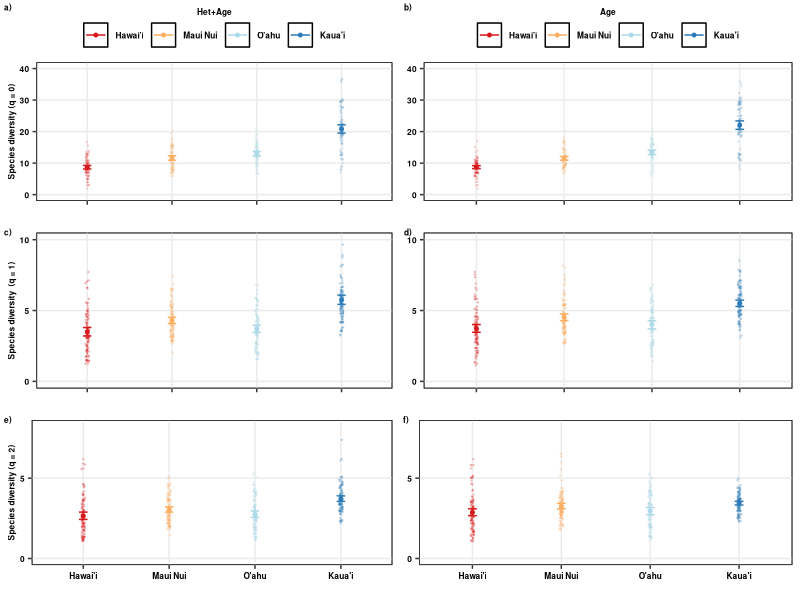

Write the R code that produced this figure.
#############
# Hill N ####
#############
###############
# All natives #
# 5 plots #####
###############

require(tidyr)
require(dplyr)
require(ggplot2)
require(grid)
require(reshape2)
library(rms)

##########
# data  ##
##########

HillN_2<-read.csv("Cleaned_Data/Scen2_Natives_5plots_HillN.csv")
HillN_3<-read.csv("Cleaned_Data/Scen3_Natives_5plots_HillN.csv")

#############
# organize  #
#############

HillN_2$Scenario<-"II"
HillN_3$Scenario<-"III"

HillNN<-rbind.data.frame(HillN_2, HillN_3)

HillNN$geo_entity2<-as.character(HillNN$geo_entity2)
HillNN$geo_entity2<-ifelse(HillNN$geo_entity2=="O'ahu Island (incl. Mokoli'i Islet)","O'ahu",HillNN$geo_entity2)
HillNN$geo_entity2<-ifelse(HillNN$geo_entity2=="O'ahu Island","O'ahu",HillNN$geo_entity2)
HillNN$geo_entity2<-ifelse(HillNN$geo_entity2=="Hawai'i Island","Hawai'i",HillNN$geo_entity2)
HillNN$geo_entity2<-ifelse(HillNN$geo_entity2=="Kaua'i Island","Kaua'i",HillNN$geo_entity2)

HillNN$geo_entity2<-as.factor(HillNN$geo_entity2)
HillNN$geo_entity2<-factor(HillNN$geo_entity2,levels=c("Hawai'i","Maui Nui","O'ahu","Kaua'i"))

HillNN$order<-as.factor(HillNN$order)

HillNN$geo_order<-paste(HillNN$geo_entity2,HillNN$order,sep="_")

HillNN$geo_order<-factor(HillNN$geo_order,levels=c("Hawai'i_0","Hawai'i_1","Hawai'i_2","Maui Nui_0","Maui Nui_1","Maui Nui_2",
                                                   "O'ahu_0","O'ahu_1","O'ahu_2","Kaua'i_0","Kaua'i_1","Kaua'i_2"))

############################################
# summarize data                           #
############################################

HillNN_minus<- HillNN %>%
  group_by(geo_entity2,Scenario, order) %>%
  do(data.frame(rbind(smean.cl.boot(.$qD, B=1000))))

colnames(HillNN_minus)[4]<-"qD"
colnames(HillNN_minus)[5]<-"qD.LCL"
colnames(HillNN_minus)[6]<-"qD.UCL"

HillNN_f<-rbind.data.frame(HillNN_minus)

HillNN_f$geo_order<-paste(HillNN_f$geo_entity2,HillNN_f$order,sep="_")

HillNN_f$geo_order<-as.factor(HillNN_f$geo_order)

HillNN_f$geo_order<-factor(HillNN_f$geo_order,levels=c("Hawai'i_0","Hawai'i_1","Hawai'i_2","Maui Nui_0","Maui Nui_1","Maui Nui_2",
                                                       "O'ahu_0","O'ahu_1","O'ahu_2","Kaua'i_0","Kaua'i_1","Kaua'i_2"))

HillNN_f$geo_entity2<-factor(HillNN_f$geo_entity2,levels=c("Hawai'i","Maui Nui","O'ahu","Kaua'i"))

HillNN_f<-ungroup(HillNN_f)

##############################
# order x island x scenario  #
##############################

HillNN_f$Scenario<-as.character(HillNN_f$Scenario)
HillNN_f$Scenario<-ifelse(HillNN_f$Scenario=="II","Het+Age",HillNN_f$Scenario)
HillNN_f$Scenario<-ifelse(HillNN_f$Scenario=="III","Age",HillNN_f$Scenario)
HillNN_f$Scenario<-as.factor(HillNN_f$Scenario)

HillNN_f$Scenario<-factor(HillNN_f$Scenario,levels=c("Het+Age","Age"))

HillNN_f<- HillNN_f%>%
  unite( "Scen_Order", c("Scenario","order"),remove=FALSE)

HillNN$Scenario<-as.character(HillNN$Scenario)
HillNN$Scenario<-ifelse(HillNN$Scenario=="II","Het+Age",HillNN$Scenario)
HillNN$Scenario<-ifelse(HillNN$Scenario=="III","Age",HillNN$Scenario)
HillNN$Scenario<-as.factor(HillNN$Scenario)

HillNN$Scenario<-factor(HillNN$Scenario,levels=c("Het+Age","Age"))

HillNN<- HillNN%>%
  unite( "Scen_Order", c("Scenario","order"),remove=FALSE)

# Scen2 + order 0

H_Sc2_Or0<-filter(HillNN, Scen_Order=="Het+Age_0")

H_f_Sc2_Or0<-filter(HillNN_f, Scen_Order=="Het+Age_0")

Hill_Sc2_Or0<-ggplot(H_Sc2_Or0, aes(x=geo_entity2,y=qD,group=geo_entity2,color=geo_entity2))+
  geom_point(data=H_Sc2_Or0, aes(x=geo_entity2,y=qD,color=geo_entity2),position = position_jitter(w = 0.02, h = 0),size=0.25,alpha=0.1)+
  
  geom_point(data=H_f_Sc2_Or0, aes(x=geo_entity2,y=qD,group=geo_entity2, colour=geo_entity2),size=1)+
  geom_errorbar(data=H_f_Sc2_Or0,aes(ymin=qD.LCL,ymax=qD.UCL,group=geo_entity2, colour=geo_entity2),width=0.1)+
  
  #scale_color_d3(palette="category20c")+
  scale_colour_manual(values=c("#d7191c","#fdae61","#abd9e9","#2c7bb6"))+
  scale_y_continuous(limits=c(0, 40),breaks=c(0,10,20,30,40),labels=c("0","10","20","30","40"))+
  # scale_shape_manual(values=c(17,15,16))+
  #facet_grid(order~Scenario,scales="free_y")+
  labs(x="",y="Species diversity (q = 0)")+
  guides(colour=guide_legend(title="Het+Age",title.position = "top", hjust=0.5))+
  theme_bw()+theme(plot.title = element_text(colour="black",face="bold",size=7,hjust=0.5,vjust=0),
                   axis.title.x=element_text(colour="black",face="bold",size=6),
                   axis.title.y=element_text(colour="black",face="bold",size=6),
                   axis.text.x=element_blank(),
                   axis.text.y=element_text(colour=c("black"),face="bold",size=6),
                   strip.background = element_rect(fill="transparent",colour="black"),
                   strip.text=element_text(face="bold",size=6),
                   legend.text=element_text(colour=c("black"),face="bold",size=6),
                   legend.title = element_text(colour=c("black"),face="bold",size=6),
                   legend.title.align = 0.5,
                   legend.margin=margin(t=0.00, r=0, b=0, l=0, unit="cm"),
                   legend.position=c("top"),
                   #legend.margin =margin(t=0, r=0, b=0, l=0, unit="cm"),
                   panel.background =element_rect(fill="transparent",colour="black"),panel.grid.minor=element_blank())

# Scen3 + order 0

H_Sc3_Or0<-filter(HillNN, Scen_Order=="Age_0")

H_f_Sc3_Or0<-filter(HillNN_f, Scen_Order=="Age_0")

Hill_Sc3_Or0<-ggplot(H_Sc3_Or0, aes(x=geo_entity2,y=qD,group=geo_entity2,color=geo_entity2))+
  geom_point(data=H_Sc3_Or0, aes(x=geo_entity2,y=qD,color=geo_entity2),position = position_jitter(w = 0.02, h = 0),size=0.25,alpha=0.1)+
  
  geom_point(data=H_f_Sc3_Or0, aes(x=geo_entity2,y=qD,group=geo_entity2, colour=geo_entity2),size=1)+
  geom_errorbar(data=H_f_Sc3_Or0,aes(ymin=qD.LCL,ymax=qD.UCL,group=geo_entity2, colour=geo_entity2),width=0.1)+
  
  #scale_color_d3(palette="category20c")+
  scale_colour_manual(values=c("#d7191c","#fdae61","#abd9e9","#2c7bb6"))+
  scale_y_continuous(limits=c(0, 40),breaks=c(0,10,20,30,40),labels=c("0","10","20","30","40"))+
  # scale_shape_manual(values=c(17,15,16))+
  #facet_grid(order~Scenario,scales="free_y")+
  labs(x="",y="Species diversity")+
  guides(colour=guide_legend(title="Age",title.position = "top", hjust=0.5))+
  theme_bw()+theme(plot.title = element_text(colour="black",face="bold",size=7,hjust=0.5,vjust=0),
                   axis.title.x=element_text(colour="black",face="bold",size=6),
                   axis.title.y=element_blank(),
                   axis.text.x=element_blank(),
                   axis.text.y=element_text(colour=c("black"),face="bold",size=6),
                   strip.background = element_rect(fill="transparent",colour="black"),
                   strip.text=element_text(face="bold",size=6),
                   legend.text=element_text(colour=c("black"),face="bold",size=6),
                   legend.title = element_text(colour=c("black"),face="bold",size=6),
                   legend.title.align = 0.5,
                   legend.margin=margin(t=0.00, r=0, b=0, l=0, unit="cm"),
                   legend.position=c("top"),
                   #legend.margin =margin(t=0, r=0, b=0, l=0, unit="cm"),
                   panel.background =element_rect(fill="transparent",colour="black"),panel.grid.minor=element_blank())

# Scen2 + order 1

H_Sc2_Or1<-filter(HillNN, Scen_Order=="Het+Age_1")

H_f_Sc2_Or1<-filter(HillNN_f, Scen_Order=="Het+Age_1")

Hill_Sc2_Or1<-ggplot(H_Sc2_Or1, aes(x=geo_entity2,y=qD,group=geo_entity2,color=geo_entity2))+
  geom_point(data=H_Sc2_Or1, aes(x=geo_entity2,y=qD,color=geo_entity2),position = position_jitter(w = 0.02, h = 0),size=0.25,alpha=0.2)+
  
  geom_point(data=H_f_Sc2_Or1, aes(x=geo_entity2,y=qD,group=geo_entity2, colour=geo_entity2),size=1)+
  geom_errorbar(data=H_f_Sc2_Or1,aes(ymin=qD.LCL,ymax=qD.UCL,group=geo_entity2, colour=geo_entity2),width=0.1)+
  
  #scale_color_d3(palette="category20c")+
  scale_colour_manual(values=c("#d7191c","#fdae61","#abd9e9","#2c7bb6"))+
  scale_y_continuous(limits=c(0, 10),breaks=c(0,5,10),labels=c("0","5","10"))+
  # scale_shape_manual(values=c(17,15,16))+
  #facet_grid(order~Scenario,scales="free_y")+
  labs(x="",y="Species diversity  (q = 1)")+
  guides(colour=guide_legend(title="",title.position = "top", hjust=0.5))+
  theme_bw()+theme(axis.title.x=element_text(colour="black",face="bold",size=6),
                   axis.title.y=element_text(colour="black",face="bold",size=6),
                   axis.text.x=element_blank(),
                   axis.text.y=element_text(colour=c("black"),face="bold",size=6),
                   strip.background = element_rect(fill="transparent",colour="black"),
                   strip.text=element_text(face="bold",size=6),
                   legend.text=element_text(colour=c("black"),face="bold",size=6),
                   legend.title = element_text(colour=c("black"),face="bold",size=6),
                   legend.title.align = 0.5,
                   legend.margin=margin(t=0.05, r=0, b=0, l=0, unit="cm"),
                   legend.position=c("none"),
                   #legend.margin =margin(t=0, r=0, b=0, l=0, unit="cm"),
                   panel.background =element_rect(fill="transparent",colour="black"),panel.grid.minor=element_blank())

# Scen3 + order 1

H_Sc3_Or1<-filter(HillNN, Scen_Order=="Age_1")

H_f_Sc3_Or1<-filter(HillNN_f, Scen_Order=="Age_1")

Hill_Sc3_Or1<-ggplot(H_Sc3_Or1, aes(x=geo_entity2,y=qD,group=geo_entity2,color=geo_entity2))+
  geom_point(data=H_Sc3_Or1, aes(x=geo_entity2,y=qD,color=geo_entity2),position = position_jitter(w = 0.02, h = 0),size=0.25,alpha=0.2)+
  
  geom_point(data=H_f_Sc3_Or1, aes(x=geo_entity2,y=qD,group=geo_entity2, colour=geo_entity2),size=1)+
  geom_errorbar(data=H_f_Sc3_Or1,aes(ymin=qD.LCL,ymax=qD.UCL,group=geo_entity2, colour=geo_entity2),width=0.1)+
  
  #scale_color_d3(palette="category20c")+
  scale_colour_manual(values=c("#d7191c","#fdae61","#abd9e9","#2c7bb6"))+
  scale_y_continuous(limits=c(0, 10),breaks=c(0,5,10),labels=c("0","5","10"))+
  # scale_shape_manual(values=c(17,15,16))+
  #facet_grid(order~Scenario,scales="free_y")+
  labs(x="",y="Species diversity")+
  guides(colour=guide_legend(title="",title.position = "top", hjust=0.5))+
  theme_bw()+theme(axis.title.x=element_text(colour="black",face="bold",size=6),
                   axis.title.y=element_blank(),
                   axis.text.x=element_blank(),
                   axis.text.y=element_text(colour=c("black"),face="bold",size=6),
                   strip.background = element_rect(fill="transparent",colour="black"),
                   strip.text=element_text(face="bold",size=6),
                   legend.text=element_text(colour=c("black"),face="bold",size=6),
                   legend.title = element_text(colour=c("black"),face="bold",size=6),
                   legend.title.align = 0.5,
                   legend.margin=margin(t=0.05, r=0, b=0, l=0, unit="cm"),
                   legend.position=c("none"),
                   #legend.margin =margin(t=0, r=0, b=0, l=0, unit="cm"),
                   panel.background =element_rect(fill="transparent",colour="black"),panel.grid.minor=element_blank())

# Scen2 + order 2

H_Sc2_Or2<-filter(HillNN, Scen_Order=="Het+Age_2")

H_f_Sc2_Or2<-filter(HillNN_f, Scen_Order=="Het+Age_2")

Hill_Sc2_Or2<-ggplot(H_Sc2_Or2, aes(x=geo_entity2,y=qD,group=geo_entity2,color=geo_entity2))+
  geom_point(data=H_Sc2_Or2, aes(x=geo_entity2,y=qD,color=geo_entity2),position = position_jitter(w = 0.02, h = 0),size=0.25,alpha=0.2)+
  
  geom_point(data=H_f_Sc2_Or2, aes(x=geo_entity2,y=qD,group=geo_entity2, colour=geo_entity2),size=1)+
  geom_errorbar(data=H_f_Sc2_Or2,aes(ymin=qD.LCL,ymax=qD.UCL,group=geo_entity2, colour=geo_entity2),width=0.1)+
  
  #scale_color_d3(palette="category20c")+
  scale_colour_manual(values=c("#d7191c","#fdae61","#abd9e9","#2c7bb6"))+
  scale_y_continuous(limits=c(0, 8.2),breaks=c(0,5,10),labels=c("0","5","10"))+
  # scale_shape_manual(values=c(17,15,16))+
  #facet_grid(order~Scenario,scales="free_y")+
  labs(x="",y="Species diversity (q = 2)")+
  guides(colour=guide_legend(title="",title.position = "top", hjust=0.5))+
  theme_bw()+theme(axis.title.x=element_text(colour="black",face="bold",size=6),
                   axis.title.y=element_text(colour="black",face="bold",size=6),
                   axis.text.x=element_text(colour="black",face="bold",size=6),
                   axis.text.y=element_text(colour=c("black"),face="bold",size=6),
                   strip.background = element_rect(fill="transparent",colour="black"),
                   strip.text=element_text(face="bold",size=6),
                   legend.text=element_text(colour=c("black"),face="bold",size=6),
                   legend.title = element_text(colour=c("black"),face="bold",size=6),
                   legend.title.align = 0.5,
                   legend.margin=margin(t=0.05, r=0, b=0, l=0, unit="cm"),
                   legend.position=c("none"),
                   #legend.margin =margin(t=0, r=0, b=0, l=0, unit="cm"),
                   panel.background =element_rect(fill="transparent",colour="black"),panel.grid.minor=element_blank())

# Scen3 + order 2

H_Sc3_Or2<-filter(HillNN, Scen_Order=="Age_2")

H_f_Sc3_Or2<-filter(HillNN_f, Scen_Order=="Age_2")

Hill_Sc3_Or2<-ggplot(H_Sc3_Or2, aes(x=geo_entity2,y=qD,group=geo_entity2,color=geo_entity2))+
  geom_point(data=H_Sc3_Or2, aes(x=geo_entity2,y=qD,color=geo_entity2),position = position_jitter(w = 0.02, h = 0),size=0.25,alpha=0.2)+
  
  geom_point(data=H_f_Sc3_Or2, aes(x=geo_entity2,y=qD,group=geo_entity2, colour=geo_entity2),size=1)+
  geom_errorbar(data=H_f_Sc3_Or2,aes(ymin=qD.LCL,ymax=qD.UCL,group=geo_entity2, colour=geo_entity2),width=0.1)+
  
  #scale_color_d3(palette="category20c")+
  scale_colour_manual(values=c("#d7191c","#fdae61","#abd9e9","#2c7bb6"))+
  scale_y_continuous(limits=c(0, 8.2),breaks=c(0,5,10),labels=c("0","5","10"))+
  # scale_shape_manual(values=c(17,15,16))+
  #facet_grid(order~Scenario,scales="free_y")+
  labs(x="",y="Species diversity")+
  guides(colour=guide_legend(title="",title.position = "top", hjust=0.5))+
  theme_bw()+theme(axis.title.x=element_text(colour="black",face="bold",size=6),
                   axis.title.y=element_blank(),
                   axis.text.x=element_text(colour="black",face="bold",size=6),
                   axis.text.y=element_text(colour=c("black"),face="bold",size=6),
                   strip.background = element_rect(fill="transparent",colour="black"),
                   strip.text=element_text(face="bold",size=6),
                   legend.text=element_text(colour=c("black"),face="bold",size=6),
                   legend.title = element_text(colour=c("black"),face="bold",size=6),
                   legend.title.align = 0.5,
                   legend.margin=margin(t=0.05, r=0, b=0, l=0, unit="cm"),
                   legend.position=c("none"),
                   #legend.margin =margin(t=0, r=0, b=0, l=0, unit="cm"),
                   panel.background =element_rect(fill="transparent",colour="black"),panel.grid.minor=element_blank())

# write out 95 CIs

HillNN_f<-arrange(HillNN_f, order, Scenario)

write.csv(HillNN_f,"Cleaned_Data/summaryHillNumbers_5plots.csv",row.names = FALSE)

#################
# put together ##
#################

require(cowplot)

hill_tog<-plot_grid(Hill_Sc2_Or0, Hill_Sc3_Or0, Hill_Sc2_Or1, Hill_Sc3_Or1,Hill_Sc2_Or2, Hill_Sc3_Or2,
                    labels=c("a)","b)","c)","d)","e)","f)"),label_size = 6, ncol=2,rel_heights = c(1.2,1,1))

png(filename="Figures/HillN_Natives_5plots_Fig4.png", 
    units="in", 
    width=7, 
    height=7, 
    pointsize=2, 
    res=500)

hill_tog

dev.off()
